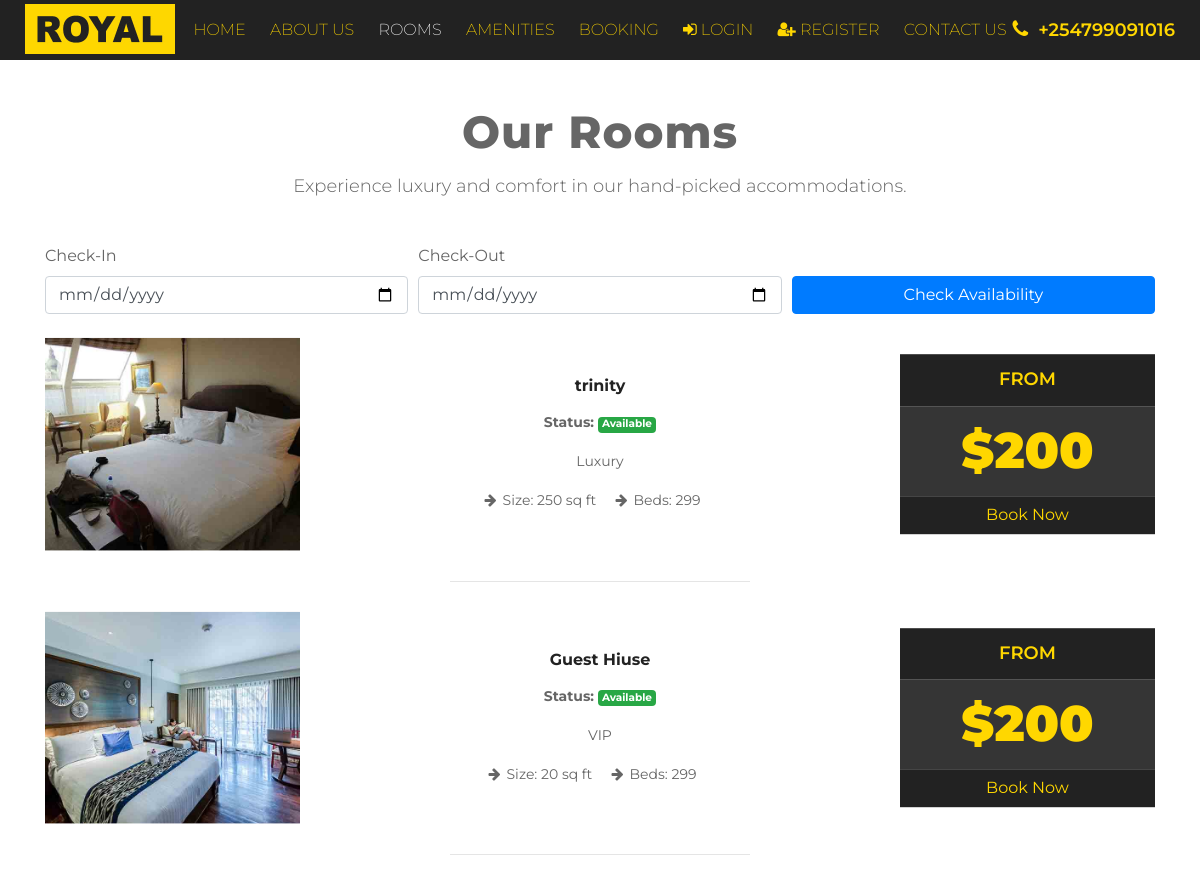
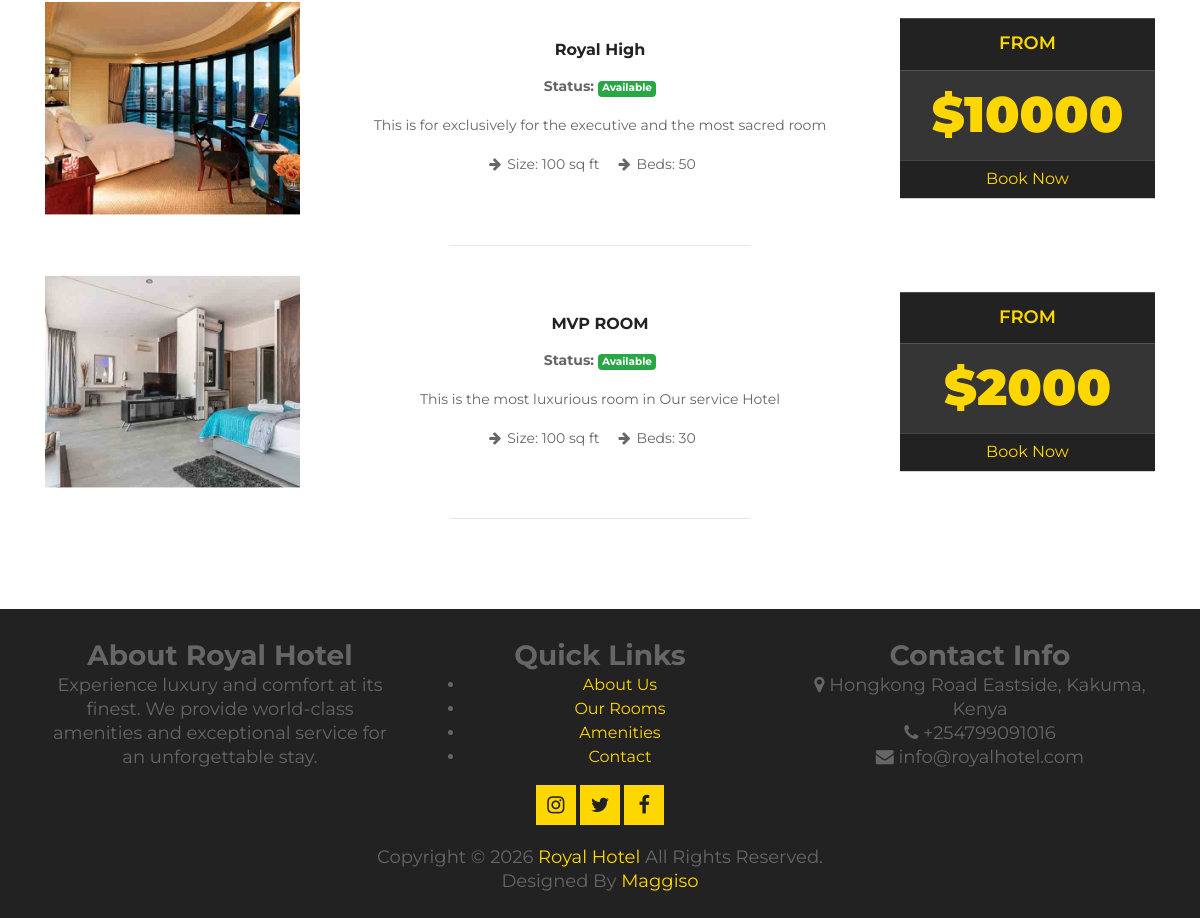
/rooms/, run on the app's committed database (2 pictures, top to bottom).
### booking/models.py (models this page shows, shortened)
class Room(models.Model):
    ROOM_CATEGORIES = (
        ('STD', 'Standard'),
        ('PRE', 'Premium'),
        ('SLV', 'Silver'),
        ('DLX', 'Deluxe'),
        ('EXE', 'Executive'),
    )
    title = models.CharField(max_length=100)
    category = models.CharField(max_length=3, choices=ROOM_CATEGORIES)
    description = models.TextField()
    price = models.DecimalField(max_digits=10, decimal_places=2)
    size = models.IntegerField(help_text="Size in sq ft")
    beds = models.CharField(max_length=50, help_text="e.g. 2 Single(s)")
    image = models.ImageField(upload_to='room/', blank=True, null=True)
    available = models.BooleanField(default=True)
    capacity = models.IntegerField(default=2, help_text="Max guests")

### booking/views.py (the view, shortened to what this page needs)
# urls.py: path('rooms/', views.room_list, name='room_list'),
def room_list(request):
    _mark_completed_bookings()
    rooms = _with_booking_status(Room.objects.filter(available=True))
    date_in = request.GET.get('check_in')
    date_out = request.GET.get('check_out')
    check_in = None
    check_out = None
    return render(
        request,
        'room.html',
        {'rooms': rooms, 'check_in': check_in, 'check_out': check_out},
    )

### booking/views.py (called while the page is built)
def _with_booking_status(queryset):
    today = datetime.today().date()
    confirmed_bookings = Booking.objects.filter(
        room=OuterRef('pk'),
        status='CONFIRMED',
        check_out__gt=today,
    )
    return queryset.annotate(is_booked=Exists(confirmed_bookings))

def _mark_completed_bookings():
    today = datetime.today().date()
    Booking.objects.filter(
        status='CONFIRMED',
        check_out__lte=today,
    ).update(status='COMPLETED')

### templates/room.html (shortened to what this page needs)
{% extends 'base.html' %}
{% block content %}
<div id="rooms">
    <div class="container">
        <div class="section-header">
            <h2>Our Rooms</h2>
            <p>Experience luxury and comfort in our hand-picked accommodations.</p>
        </div>
        <div class="row mb-4">
            <div class="col-12">
                <form method="get" action="{% url 'room_list' %}">
                    <div class="form-row">
                        <div class="col-md-4">
                            <label>Check-In</label>
                            <input type="date" class="form-control" name="check_in" value="{{ check_in|date:'Y-m-d' }}">
                        </div>
                        <div class="col-md-4">
                            <label>Check-Out</label>
                            <input type="date" class="form-control" name="check_out" value="{{ check_out|date:'Y-m-d' }}">
                        </div>
                        <div class="col-md-4 d-flex align-items-end">
                            <button type="submit" class="btn btn-primary w-100">Check Availability</button>
                        </div>
                    </div>
                </form>
            </div>
        </div>
        <div class="row">
            {% for room in rooms %}
            <div class="col-md-12">
                <div class="row">
                    <div class="col-md-3">
                        <div class="room-img">
                            <div class="box12">
                                {% if room.image %}
                                    <img src="{{ room.image.url }}" alt="{{ room.title }}">
                                {% endif %}
                            </div>
                        </div>
                    </div>
                    <div class="col-md-6">
                        <div class="room-des">
                            <h3><a href="#" data-toggle="modal" data-target="#modal-{{ room.id }}">{{ room.title }}</a></h3>
                            <p>
                                <strong>Status:</strong>
                                {% if room.is_booked %}
                                    <span class="badge badge-danger">Booked</span>
                                {% else %}
                                    <span class="badge badge-success">Available</span>
                                {% endif %}
                            </p>
                            <p>{{ room.description }}</p>
                            <ul class="room-size">
                                <li><i class="fa fa-arrow-right"></i>Size: {{ room.size }} sq ft </li>
                                <li><i class="fa fa-arrow-right"></i>Beds: {{ room.beds }} </li>
                            </ul>
                        </div>
                    </div>
                    <div class="col-md-3">
                        <div class="room-rate">
                            <h3>From</h3>
                            <h1>${{ room.price|floatformat:0 }}</h1>
                            <a href="{% url 'booking' %}">Book Now</a>
                        </div>
                    </div>
                </div>
                <hr>
            </div>
            {% empty %}
                <p class="text-center">No rooms available at the moment.</p>
            {% endfor %}
        </div>
    </div>
</div>
{% endblock %}

### templates/base.html (shortened to what this page needs)
{% load static %}
<!DOCTYPE html>
<html lang="en">
<head>
    <link href="{% static 'vendor/bootstrap/css/bootstrap.min.css' %}" rel="stylesheet">
    <link href="{% static 'vendor/font-awesome/css/font-awesome.min.css' %}" rel="stylesheet">
    <link href="{% static 'vendor/animate/animate.min.css' %}" rel="stylesheet">
    <link href="{% static 'vendor/slick/slick.css' %}" rel="stylesheet">
    <link href="{% static 'vendor/slick/slick-theme.css' %}" rel="stylesheet">
    <link href="{% static 'vendor/tempusdominus/css/tempusdominus-bootstrap-4.min.css' %}" rel="stylesheet" />
    <link href="{% static 'css/hover-style.css' %}" rel="stylesheet">
    <link href="{% static 'css/style.css' %}" rel="stylesheet">
</head>
<body>
    <header id="header">
        <a href="{% url 'index' %}" class="logo">
            <img src="{% static 'img/logo.jpg' %}" alt="Royal Hotel Logo">
        </a>
        <div class="phone"><i class="fa fa-phone"></i>+254799091016</div>
        <nav class="main-menu top-menu">
            <ul>
                <li class="{% if request.resolver_match.url_name == 'index' %} active{% endif %}">
                    <a href="{% url 'index' %}">Home</a>
                </li>
                <li class="{% if request.resolver_match.url_name == 'about' %} active{% endif %}">
                    <a href="{% url 'about' %}">About Us</a>
                </li>
                <li class="{% if request.resolver_match.url_name == 'room_list' or request.resolver_match.url_name == 'room_detail' %}active{% endif %}">
                    <a href="{% url 'room_list' %}">Rooms</a>
                </li>
                <li class="{% if request.resolver_match.url_name == 'amenities' %}active{% endif %}">
                    <a href="{% url 'amenities' %}">Amenities</a>
                </li>
                <li class="{% if request.resolver_match.url_name == 'booking' or request.resolver_match.url_name == 'booking_confirmation' %}active{% endif %}">
                    <a href="{% url 'booking' %}">Booking</a>
                </li>
                {% if user.is_authenticated %}
                <li class="nav-item dropdown {% if request.resolver_match.url_name == 'profile' or request.resolver_match.url_name == 'my_bookings' or request.resolver_match.url_name == 'admin_users' or request.resolver_match.url_name == 'admin_payments' or request.resolver_match.url_name == 'admin_booked_rooms' %}active{% endif %}">
                    <a class="nav-link dropdown-toggle" href="#" id="userDropdown" role="button" data-toggle="dropdown" aria-haspopup="true" aria-expanded="false">
                        <i class="fa fa-user"></i> {{ user.first_name|default:user.username }}
                    </a>
                    <div class="dropdown-menu" aria-labelledby="userDropdown">
                        <a class="dropdown-item" href="{% url 'profile' %}">
                            <i class="fa fa-user-circle"></i> My Profile
                        </a>
                        {% if user.is_staff or user.is_superuser %}
                        <a class="dropdown-item" href="{% url 'admin_booked_rooms' %}">
                            <i class="fa fa-bed"></i> Booked Rooms
                        </a>
                        <a class="dropdown-item" href="{% url 'admin_users' %}">
                            <i class="fa fa-users"></i> Manage Users
                        </a>
                        <a class="dropdown-item" href="{% url 'admin_payments' %}">
                            <i class="fa fa-money"></i> Manage Payments
                        </a>
                        {% else %}
                        <a class="dropdown-item" href="{% url 'my_bookings' %}">
                            <i class="fa fa-calendar-check-o"></i> My Bookings
                        </a>
                        {% endif %}
                        <div class="dropdown-divider"></div>
                        <a class="dropdown-item" href="{% url 'logout' %}">
                            <i class="fa fa-sign-out"></i> Logout
                        </a>
                    </div>
                </li>
                {% else %}
                <li class="{% if request.resolver_match.url_name == 'login' %}active{% endif %}">
                    <a href="{% url 'login' %}">
                        <i class="fa fa-sign-in"></i> Login
                    </a>
                </li>
                <li class="{% if request.resolver_match.url_name == 'register' %}active{% endif %}">
                    <a href="{% url 'register' %}">
                        <i class="fa fa-user-plus"></i> Register
                    </a>
                </li>
                {% endif %}
                <li class="{% if request.resolver_match.url_name == 'contact' %}active{% endif %}">
                    <a href="{% url 'contact' %}">Contact Us</a>
                </li>
            </ul>
        </nav>
    </header>
    <main>
        {% block content %}
        {% endblock %}
    </main>
    <div id="footer">
        <div class="container">
            <div class="row">
                <div class="col-md-4">
                    <div class="footer-widget">
                        <h3>About Royal Hotel</h3>
                        <p>Experience luxury and comfort at its finest. We provide world-class amenities and exceptional service for an unforgettable stay.</p>
                    </div>
                </div>
                <div class="col-md-4">
                    <div class="footer-widget">
                        <h3>Quick Links</h3>
                        <ul>
                            <li><a href="{% url 'about' %}">About Us</a></li>
                            <li><a href="{% url 'room_list' %}">Our Rooms</a></li>
                            <li><a href="{% url 'amenities' %}">Amenities</a></li>
                            <li><a href="{% url 'contact' %}">Contact</a></li>
                        </ul>
                    </div>
                </div>
                <div class="col-md-4">
                    <div class="footer-widget">
                        <h3>Contact Info</h3>
                        <p><i class="fa fa-map-marker"></i> Hongkong Road Eastside, Kakuma, Kenya</p>
                        <p><i class="fa fa-phone"></i> +254799091016</p>
                        <p><i class="fa fa-envelope"></i> info@royalhotel.com</p>
                    </div>
                </div>
            </div>
            <div class="row">
                <div class="col-12">
                    <div class="social">
                        <a href="#" class="social-icon"><i class="fa fa-instagram"></i></a>
                        <a href="#" class="social-icon"><i class="fa fa-twitter"></i></a>
                        <a href="#" class="social-icon"><i class="fa fa-facebook-f"></i></a>
                    </div>
                </div>
                <div class="col-12">
                    <p class="copyright">Copyright &#169; {% now "Y" %} <a href="{% url 'index' %}">Royal Hotel</a> All Rights Reserved.</p>
                    <p class="credit">Designed By <a href="https://chanmiabek.netify.app" target="_blank">Maggiso</a></p>
                </div>
            </div>
        </div>
    </div>
</body>
</html>

### static/css/hover-style.css (style rules this page uses)
.box1,.box11,.box12,.box13,.box14,.box16,.box17,.box18,.box2,.box20,.box21,.box3,.box4,.box5,.box5 .icon li a,.box6,.box7,.box8 { overflow:hidden }
body { background-color:#f1f1f2 }
.box10,.box11,.box12,.box14,.box4,.box5,.box6,.box7,.box9 { box-shadow:0 0 3px rgba(0,0,0,.3) }
.box10 .icon li a,.box11,.box12,.box13,.box14,.box6 .icon li a,.box7,.box7 .icon li a,.box8,.box8 .icon li a { text-align:center }
.box12 { position:relative }
.box12 .box-content,.box12:after { position:absolute;transition:all .3s ease 0s }
.box12:after { content:"";width:65%;background:rgba(28,28,28,.8);padding-bottom:65%;opacity:0;top:50%;left:50%;transform:rotate(0) translate(-50%,-50%);transform-origin:0 0 0 }
.box12 img { width:100%;height:auto }

### static/css/style.css (style rules this page uses)
* { box-sizing: border-box; }
body { color: #666; font-family: 'Montserrat', sans-serif; font-weight: 400; background: #ffffff; }
a { color: #222222; transition: 0.5s; }
p { color: #666; font-size: 14px; line-height: 24px; padding: 0; margin: 0 0 15px 0; }
h1, h2, h3, h4, h5, h6 { margin: 0; padding: 0; color: #666; font-weight: 700; }
#header { background: #222222; position: relative; height: 60px; }
#header .logo { padding-left: 25px; left: 0; display: inline-block; position: absolute; line-height: 55px; }
#header .logo img { max-height: 50px; }
.main-menu { padding: 0 130px; width: 100%; text-align: center; }
.main-menu ul { list-style-type: none; padding: 0; margin: 0; }
.main-menu ul li { display: inline-block; }
.main-menu ul li:hover a, .main-menu ul li.active a { color: #ffffff; }
.main-menu ul li a { color: #FFD700; text-decoration: none; text-transform: uppercase; font-weight: 200; padding: 0 10px; line-height: 60px; display: block; transition: color .25s ease, background-color .25s ease; }
.mobile-menu .top-menu { display: block; }
.mobile-menu .top-menu ul { padding: 0; }
.mobile-menu .top-menu ul li { display: block; text-align: center; }
.mobile-menu .top-menu ul li a { padding: 0; line-height: 40px; }
.phone { position: absolute; padding-right: 25px; padding-left: 10px; right: 0; color: #FFD700; line-height: 60px; cursor: pointer; transition: color .25s ease; font-size: 18px; font-weight: 600; }
.phone i { padding-right: 10px; font-size: 20px; }
.section-header { position: relative; max-width: 700px; margin: 0 auto; text-align: center; margin-bottom: 45px; }
.section-header h2 { font-size: 45px; font-weight: 800; letter-spacing: 1px; margin-bottom: 15px; }
.section-header p { margin: 0; font-size: 18px; font-weight: 300; line-height: 25px; }
#rooms { position: relative; padding: 45px 0 60px 0; }
#rooms .room-img, #rooms .room-des, #rooms .room-rate { position: relative; top: 50%; -moz-transform: translateY(-50%); -webkit-transform: translateY(-50%); transform: translateY(-50%); }
#rooms .room-des { width: 100%; text-align: center; }
#rooms .room-img { overflow: hidden; }
#rooms .room-img img { transition: 0.3s; }
#rooms h3 { font-size: 16px; margin-bottom: 15px; }
#rooms .room-size { margin: 0 0 25px 0; padding: 0; }
#rooms .room-size li { display: inline-block; font-size: 14px; margin-right: 15px; list-style-type: none; }
#rooms .room-size li i { margin-right: 6px; }
#rooms .room-rate { text-align: center; }
#rooms .room-rate h3 { color: #FFD700; font-size: 18px; font-weight: 600; padding: 15px 0; background: #222222; margin: 0; text-transform: uppercase; }
#rooms .room-rate h1 { color: #FFD700; font-size: 50px; font-weight: 900; padding: 15px 0; background: #353535; }
#rooms .room-rate a { display: block; padding: 7px 30px; color: #FFD700; background: #222222; }
#rooms hr { width: 300px; margin: 30px auto; text-align: center; }
#footer { position: relative; padding: 30px 0 25px 0; text-align: center; background: #222222; }
#footer .social { position: relative; margin-bottom: 20px; }
#footer a { color: #FFD700; }
#footer .social a { display: inline-block; width: 40px; height: 40px; padding: 5px 10px; background: #FFD700; color: #222222; font-size: 20px; }
#footer p { margin: 0; font-size: 18px; }

### data on the page
Room: image (picture), title "trinity", shows "Available", description "Luxury", size "250", beds "299", price "200"
Room: image (picture), title "Guest Hiuse", shows "Available", description "VIP", size "20", beds "299", price "200"
Room: image (picture), title "Royal High", shows "Available", description "This is for exclusively for the executive and the most sacred room", size "100", beds "50", price "10000"
Room: image (picture), title "MVP ROOM", shows "Available", description "This is the most luxurious room in Our service Hotel", size "100", beds "30", price "2000"
